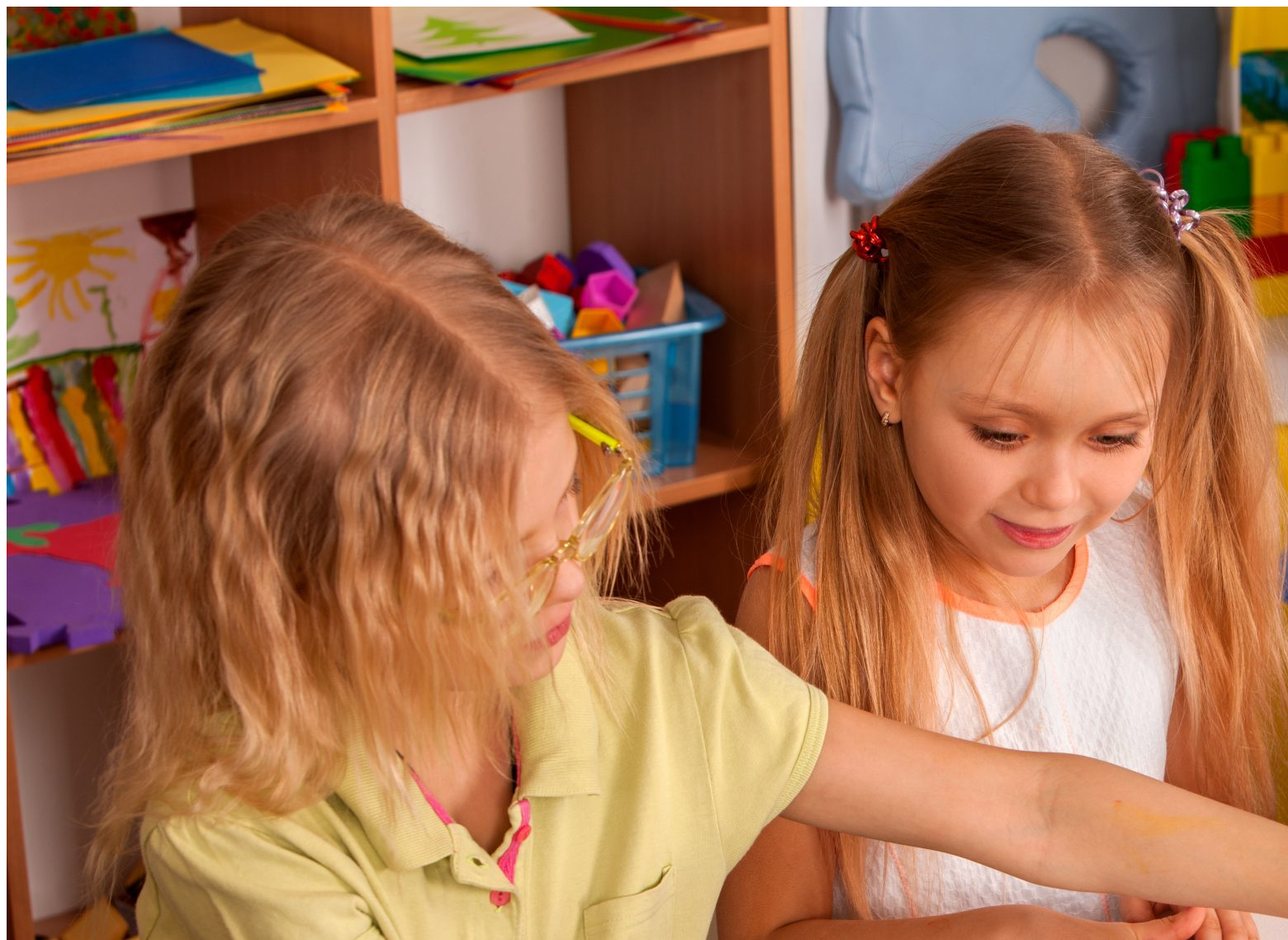
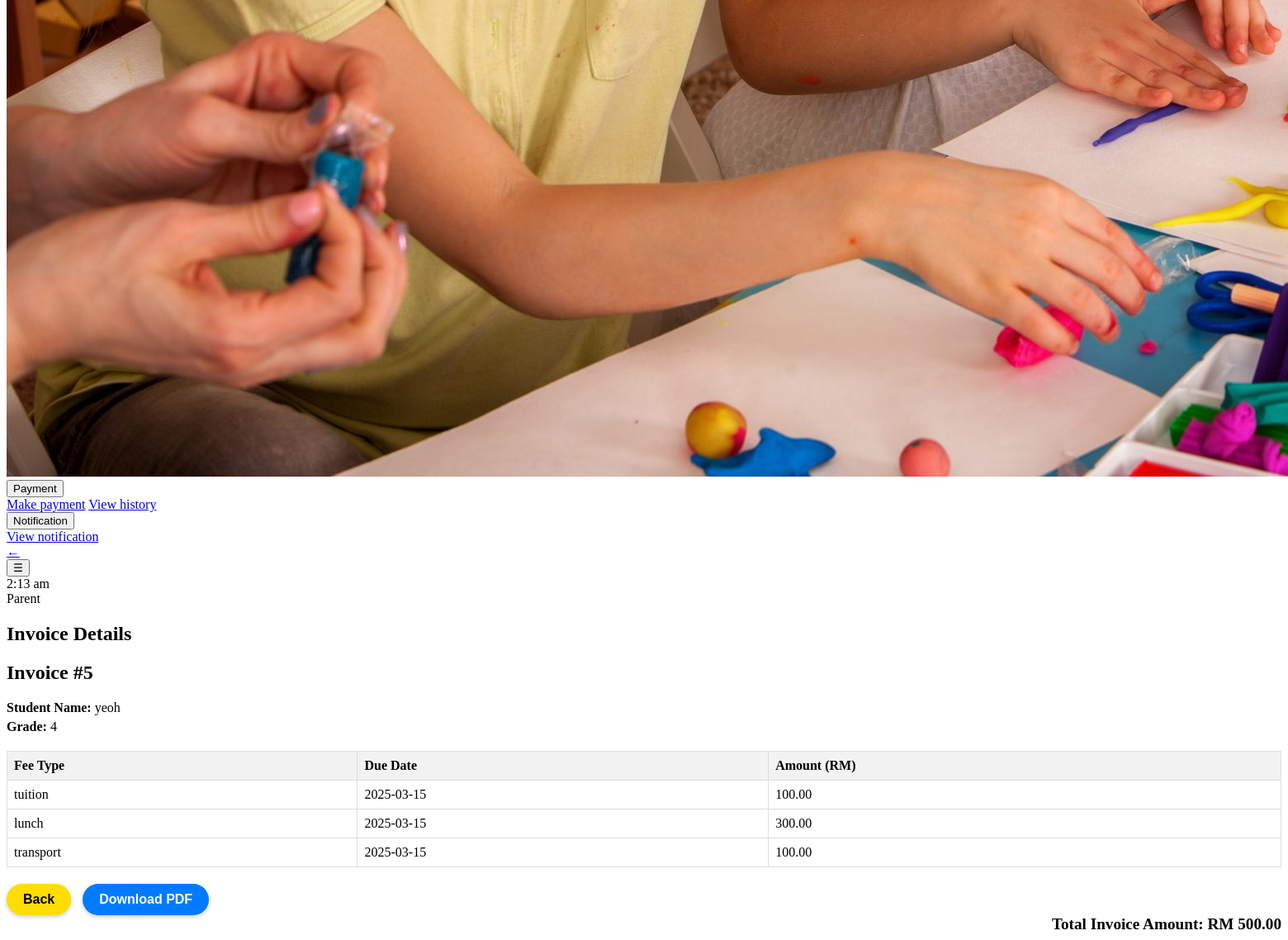
Screenshot of /accountant/invoice_Details/5 (signed in) with the database file from the repository (2 pictures, top to bottom).
### models.py (models this page shows, shortened)
class Invoice(db.Model):
    __tablename__ = 'invoices'
    id = db.Column(db.Integer, primary_key=True, autoincrement=True)
    total_amount = db.Column(NUMERIC(10, 2), nullable=False)
    flag = db.Column(db.Boolean, default=False)  # True if paid before the due date
    fees = db.relationship('Fee', back_populates='invoice', lazy='joined')

class Student(db.Model):
    __tablename__ = 'students'
    id = db.Column(db.Integer, primary_key=True, autoincrement=True)
    name = db.Column(db.String(255), nullable=False)
    grade = db.Column(db.String(50), nullable=False)
    dob = db.Column(db.Date, nullable=False)
    transport = db.Column(db.Boolean, default=False)
    user_id = db.Column(db.Integer, db.ForeignKey('users.id'), nullable=False)
    fees = db.relationship('Fee', backref='student', cascade='all, delete-orphan')

class Fee(db.Model):
    __tablename__ = 'fees'
    id = db.Column(db.Integer, primary_key=True, autoincrement=True)
    student_id = db.Column(db.Integer, db.ForeignKey('students.id'), nullable=False)
    create_date = db.Column(db.Date, default=func.current_date())
    due_date = db.Column(db.Date, nullable=False)
    amount = db.Column(NUMERIC(10, 2), nullable=False)
    fee_type = db.Column(db.String(100), nullable=False)
    status = db.Column(db.Enum('unpaid', 'paid', name='fee_status'), default='unpaid')
    invoice_id = db.Column(db.Integer, db.ForeignKey('invoices.id'), nullable=True)
    invoice = db.relationship('Invoice', back_populates='fees')

### routes/accountant_routes.py (the view)
@accountant_blueprint.route("/invoice_Details/<int:invoice_id>", methods=["GET"])
@login_required
def invoice_details(invoice_id):
    invoice = Invoice.query.options(
        joinedload(Invoice.fees).joinedload(Fee.student)
    ).get(invoice_id)
    if not invoice:
         flash("Invoice not found", "danger")
         return redirect(url_for("accountant.viewInvoice"))
    return render_template('invoiceDetail.html', invoice=invoice)

### app.py (called while the page is built)
@login_manager.user_loader
def load_user(user_id):
    return User.query.get(int(user_id))

### templates/invoiceDetail.html (shortened to what this page needs)
{% if current_user.role == 'teacher' %}
{% extends "teacherBase.html" %}
{% elif current_user.role == 'admin'%}
{% extends "adminBase.html" %}
{% elif current_user.role == 'accountant' %}
{% extends "accountantBase.html" %}
{% elif current_user.role == 'parent'%}
{% extends "parentBase.html" %}
{% endif %}
{% block content %}
<section class="content">
    <div class="header-container">
        <h1>Invoice Details</h1>
    </div>
    <div id="makepdf">
        <div class="invoice-summary">
            <h2>Invoice #{{ invoice.id }}</h2>
            {% if invoice.fees|length > 0 %}
            <p><strong>Student Name:</strong> {{ invoice.fees[0].student.name }}</p>
            <p><strong>Grade:</strong> {{ invoice.fees[0].student.grade }}</p>
            {% else %}
            <p>No fee items available.</p>
            {% endif %}
        </div>
        <div class="preview-container">
            <table class="preview-table">
                <thead>
                    <tr>
                        <th>Fee Type</th>
                        <th>Due Date</th>
                        <th>Amount (RM)</th>
                    </tr>
                </thead>
                <tbody>
                    {% set total = 0 %}
                    {% for fee in invoice.fees %}
                    <tr>
                        <td>{{ fee.fee_type }}</td>
                        <td>{{ fee.due_date.strftime('%Y-%m-%d') }}</td>
                        <td>{{ "%.2f"|format(fee.amount) }}</td>
                    </tr>
                    {% set total = total + fee.amount %}
                    {% endfor %}
                </tbody>
            </table>
            <button onclick="window.history.back()" class="back-btn">Back</button>
            <button id="downloadPDF" class="download-btn">Download PDF</button>
            <div class="total-amount">
                Total Invoice Amount: RM {{ "%.2f"|format(invoice.total_amount) }}
            </div>
        </div>
    </div>
</section>
</div>
{% endblock %}

### templates/parentBase.html (shortened to what this page needs)
<!DOCTYPE html>
<html lang="en">
<head>
</head>
<body>
    <div id="mySidebar" class="sidebar">
        <div class="logo-section">
            <img src="{{ url_for('static', filename='images/kids.jpeg') }}">
        </div>
        <nav class="menu">
            <div class="dropdown">
                <button class="dropdown-btn">Payment</button>
                <div class="dropdown-content">
                    <a href="#">Make payment</a>
                    <a href="#">View history</a>
                </div>
            </div>
            <div class="dropdown">
                <button class="dropdown-btn">Notification</button>
                <div class="dropdown-content">
                    <a href="#">View notification</a>
                </div>
            </div>
        </nav>
        <div class="logout-section">
            <a href="/logout">&#x2190;</a>
        </div>
    </div>
    <button class="collapse-button">&#9776;</button>
    <div class="main-content">
        <header class="header">
            <div class="time"></div>
            <div class="admin-section">
                <span>Parent</span>
            </div>
        </header>
    {% block content %} {% endblock %}
</body>
</html>

### templates/invoiceDetail.html (style rules this page uses)
.invoice-summary { margin-bottom: 20px; }
.invoice-summary p { margin: 0 0 5px 0; }
.preview-table { width: 100%; border-collapse: collapse; margin-bottom: 20px; }
.preview-table th, .preview-table td { border: 1px solid #ddd; padding: 8px; text-align: left; }
.preview-table th { background-color: #f2f2f2; }
.total-amount { text-align: right; font-size: 1.2em; font-weight: bold; }
.back-btn { padding: 10px 20px; border: none; border-radius: 20px; font-size: 1rem; font-weight: bold; cursor: pointer; transition: all 0.3s ease; box-shadow: 0 2px 5px rgba(0, 0, 0, 0.2); background: #ffdd00; color: black; }
.download-btn { padding: 10px 20px; border: none; border-radius: 20px; font-size: 1rem; font-weight: bold; cursor: pointer; transition: all 0.3s ease; box-shadow: 0 2px 5px rgba(0, 0, 0, 0.2); background: #007bff; color: white; margin-left: 10px; }

### rows the page displays
Invoice: id "5", total_amount "500.00"
Student: name "yeoh", grade "4"
Fee: fee_type "tuition", due_date "2025-03-15", amount "100.00"
Fee: fee_type "lunch", due_date "2025-03-15", amount "300.00"
Fee: fee_type "transport", due_date "2025-03-15", amount "100.00"
